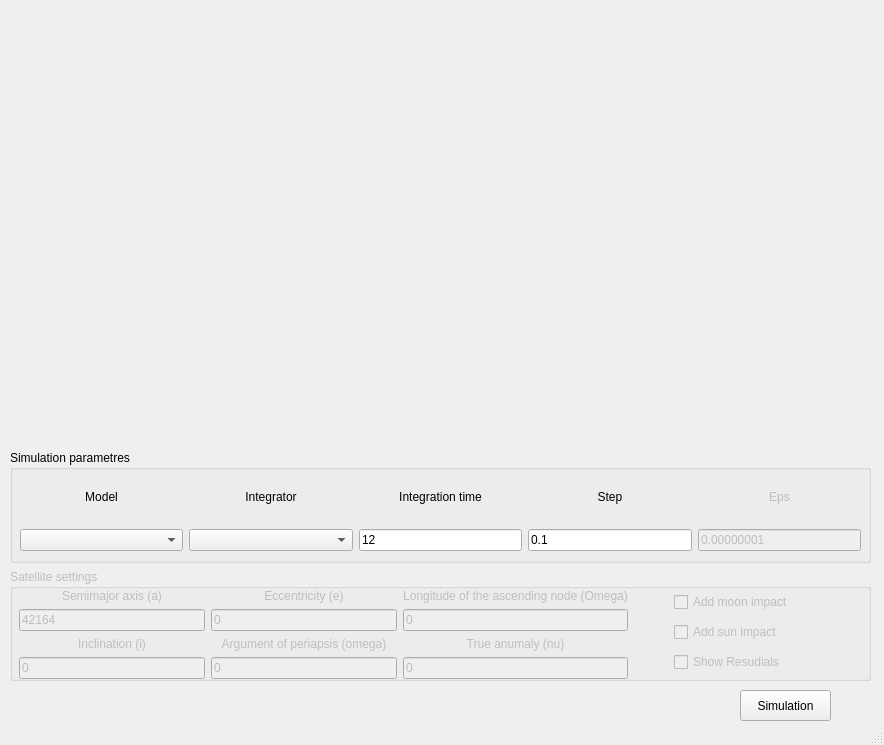
<?xml version="1.0" encoding="UTF-8"?>
<ui version="4.0">
 <class>MainWindow</class>
 <widget class="QMainWindow" name="MainWindow">
  <property name="geometry">
   <rect>
    <x>0</x>
    <y>0</y>
    <width>884</width>
    <height>745</height>
   </rect>
  </property>
  <property name="windowTitle">
   <string>Simulation</string>
  </property>
  <widget class="QWidget" name="centralwidget">
   <widget class="QCustomPlot" name="customPlot" native="true">
    <property name="geometry">
     <rect>
      <x>10</x>
      <y>20</y>
      <width>861</width>
      <height>421</height>
     </rect>
    </property>
   </widget>
   <widget class="QWidget" name="verticalLayoutWidget">
    <property name="geometry">
     <rect>
      <x>10</x>
      <y>450</y>
      <width>861</width>
      <height>231</height>
     </rect>
    </property>
    <layout class="QVBoxLayout" name="verticalLayout">
     <property name="sizeConstraint">
      <enum>QLayout::SetDefaultConstraint</enum>
     </property>
     <item>
      <widget class="QGroupBox" name="simulGB">
       <property name="sizePolicy">
        <sizepolicy hsizetype="Preferred" vsizetype="Preferred">
         <horstretch>0</horstretch>
         <verstretch>0</verstretch>
        </sizepolicy>
       </property>
       <property name="title">
        <string>Simulation parametres</string>
       </property>
       <widget class="QWidget" name="gridLayoutWidget">
        <property name="geometry">
         <rect>
          <x>10</x>
          <y>20</y>
          <width>841</width>
          <height>81</height>
         </rect>
        </property>
        <layout class="QGridLayout" name="gridLayout">
         <item row="0" column="4">
          <widget class="QLabel" name="epsLB">
           <property name="enabled">
            <bool>false</bool>
           </property>
           <property name="text">
            <string>Eps</string>
           </property>
           <property name="alignment">
            <set>Qt::AlignCenter</set>
           </property>
          </widget>
         </item>
         <item row="1" column="2">
          <widget class="QLineEdit" name="timeEdit">
           <property name="sizePolicy">
            <sizepolicy hsizetype="Preferred" vsizetype="Fixed">
             <horstretch>0</horstretch>
             <verstretch>0</verstretch>
            </sizepolicy>
           </property>
           <property name="text">
            <string>12</string>
           </property>
          </widget>
         </item>
         <item row="1" column="4">
          <widget class="QLineEdit" name="epsEdit">
           <property name="enabled">
            <bool>false</bool>
           </property>
           <property name="sizePolicy">
            <sizepolicy hsizetype="Preferred" vsizetype="Fixed">
             <horstretch>0</horstretch>
             <verstretch>0</verstretch>
            </sizepolicy>
           </property>
           <property name="text">
            <string>0.00000001</string>
           </property>
          </widget>
         </item>
         <item row="0" column="0">
          <widget class="QLabel" name="modelLB">
           <property name="text">
            <string>Model</string>
           </property>
           <property name="alignment">
            <set>Qt::AlignCenter</set>
           </property>
          </widget>
         </item>
         <item row="1" column="1">
          <widget class="QComboBox" name="integratCB">
           <property name="editable">
            <bool>false</bool>
           </property>
          </widget>
         </item>
         <item row="0" column="1">
          <widget class="QLabel" name="integratorLB">
           <property name="text">
            <string>Integrator</string>
           </property>
           <property name="alignment">
            <set>Qt::AlignCenter</set>
           </property>
          </widget>
         </item>
         <item row="0" column="3">
          <widget class="QLabel" name="stepLB">
           <property name="text">
            <string>Step</string>
           </property>
           <property name="alignment">
            <set>Qt::AlignCenter</set>
           </property>
          </widget>
         </item>
         <item row="1" column="3">
          <widget class="QLineEdit" name="stepEdit">
           <property name="sizePolicy">
            <sizepolicy hsizetype="Preferred" vsizetype="Fixed">
             <horstretch>0</horstretch>
             <verstretch>0</verstretch>
            </sizepolicy>
           </property>
           <property name="text">
            <string>0.1</string>
           </property>
          </widget>
         </item>
         <item row="0" column="2">
          <widget class="QLabel" name="timeLB">
           <property name="text">
            <string>Integration time</string>
           </property>
           <property name="alignment">
            <set>Qt::AlignCenter</set>
           </property>
          </widget>
         </item>
         <item row="1" column="0">
          <widget class="QComboBox" name="modelCB">
           <property name="editable">
            <bool>false</bool>
           </property>
           <property name="currentText">
            <string/>
           </property>
           <property name="currentIndex">
            <number>-1</number>
           </property>
          </widget>
         </item>
        </layout>
       </widget>
      </widget>
     </item>
     <item>
      <widget class="QGroupBox" name="satGB">
       <property name="enabled">
        <bool>false</bool>
       </property>
       <property name="title">
        <string>Satellite settings</string>
       </property>
       <widget class="QWidget" name="gridLayoutWidget_2">
        <property name="geometry">
         <rect>
          <x>9</x>
          <y>19</y>
          <width>841</width>
          <height>91</height>
         </rect>
        </property>
        <layout class="QGridLayout" name="gridLayout_2">
         <property name="sizeConstraint">
          <enum>QLayout::SetDefaultConstraint</enum>
         </property>
         <item row="3" column="1">
          <widget class="QLineEdit" name="omegaEdit">
           <property name="sizePolicy">
            <sizepolicy hsizetype="Preferred" vsizetype="Preferred">
             <horstretch>0</horstretch>
             <verstretch>0</verstretch>
            </sizepolicy>
           </property>
           <property name="text">
            <string>0</string>
           </property>
          </widget>
         </item>
         <item row="3" column="2">
          <widget class="QLineEdit" name="nuEdit">
           <property name="sizePolicy">
            <sizepolicy hsizetype="Preferred" vsizetype="Preferred">
             <horstretch>0</horstretch>
             <verstretch>0</verstretch>
            </sizepolicy>
           </property>
           <property name="text">
            <string>0</string>
           </property>
          </widget>
         </item>
         <item row="2" column="2">
          <widget class="QLabel" name="label_10">
           <property name="text">
            <string>True anumaly (nu)</string>
           </property>
           <property name="alignment">
            <set>Qt::AlignCenter</set>
           </property>
          </widget>
         </item>
         <item row="1" column="1">
          <widget class="QLineEdit" name="eEdit">
           <property name="sizePolicy">
            <sizepolicy hsizetype="Preferred" vsizetype="Preferred">
             <horstretch>0</horstretch>
             <verstretch>0</verstretch>
            </sizepolicy>
           </property>
           <property name="text">
            <string>0</string>
           </property>
          </widget>
         </item>
         <item row="1" column="0">
          <widget class="QLineEdit" name="aEdit">
           <property name="sizePolicy">
            <sizepolicy hsizetype="Preferred" vsizetype="Preferred">
             <horstretch>0</horstretch>
             <verstretch>0</verstretch>
            </sizepolicy>
           </property>
           <property name="text">
            <string>42164</string>
           </property>
          </widget>
         </item>
         <item row="2" column="1">
          <widget class="QLabel" name="label_9">
           <property name="text">
            <string>Argument of periapsis (omega)</string>
           </property>
           <property name="alignment">
            <set>Qt::AlignCenter</set>
           </property>
          </widget>
         </item>
         <item row="1" column="2">
          <widget class="QLineEdit" name="OmegaEdit">
           <property name="sizePolicy">
            <sizepolicy hsizetype="Preferred" vsizetype="Preferred">
             <horstretch>0</horstretch>
             <verstretch>0</verstretch>
            </sizepolicy>
           </property>
           <property name="text">
            <string>0</string>
           </property>
          </widget>
         </item>
         <item row="0" column="1">
          <widget class="QLabel" name="label_6">
           <property name="text">
            <string>Eccentricity (e)</string>
           </property>
           <property name="alignment">
            <set>Qt::AlignCenter</set>
           </property>
          </widget>
         </item>
         <item row="0" column="0">
          <widget class="QLabel" name="label_5">
           <property name="text">
            <string>Semimajor axis (a)</string>
           </property>
           <property name="alignment">
            <set>Qt::AlignCenter</set>
           </property>
          </widget>
         </item>
         <item row="0" column="4" rowspan="4">
          <layout class="QVBoxLayout" name="verticalLayout_7">
           <item>
            <widget class="QCheckBox" name="moonDecoratorCB">
             <property name="sizePolicy">
              <sizepolicy hsizetype="Minimum" vsizetype="Fixed">
               <horstretch>0</horstretch>
               <verstretch>0</verstretch>
              </sizepolicy>
             </property>
             <property name="layoutDirection">
              <enum>Qt::LeftToRight</enum>
             </property>
             <property name="text">
              <string>Add moon impact</string>
             </property>
            </widget>
           </item>
           <item>
            <widget class="QCheckBox" name="sunDecoratorCB">
             <property name="text">
              <string>Add sun impact</string>
             </property>
            </widget>
           </item>
           <item>
            <widget class="QCheckBox" name="resudialCB">
             <property name="toolTip">
              <string>&lt;html&gt;&lt;head/&gt;&lt;body&gt;&lt;p&gt;Show resudials beetween chosen satellite model and satellite model with earth impact only.&lt;/p&gt;&lt;/body&gt;&lt;/html&gt;</string>
             </property>
             <property name="text">
              <string>Show Resudials</string>
             </property>
            </widget>
           </item>
          </layout>
         </item>
         <item row="2" column="0">
          <widget class="QLabel" name="label_8">
           <property name="text">
            <string>Inclination (i)</string>
           </property>
           <property name="alignment">
            <set>Qt::AlignCenter</set>
           </property>
          </widget>
         </item>
         <item row="1" column="3">
          <spacer name="horizontalSpacer">
           <property name="orientation">
            <enum>Qt::Horizontal</enum>
           </property>
           <property name="sizeType">
            <enum>QSizePolicy::Fixed</enum>
           </property>
           <property name="sizeHint" stdset="0">
            <size>
             <width>40</width>
             <height>20</height>
            </size>
           </property>
          </spacer>
         </item>
         <item row="3" column="0">
          <widget class="QLineEdit" name="iEdit">
           <property name="sizePolicy">
            <sizepolicy hsizetype="Preferred" vsizetype="Preferred">
             <horstretch>0</horstretch>
             <verstretch>0</verstretch>
            </sizepolicy>
           </property>
           <property name="text">
            <string>0</string>
           </property>
          </widget>
         </item>
         <item row="0" column="2">
          <widget class="QLabel" name="label_7">
           <property name="text">
            <string>Longitude of the ascending node (Omega)</string>
           </property>
           <property name="alignment">
            <set>Qt::AlignCenter</set>
           </property>
          </widget>
         </item>
        </layout>
       </widget>
      </widget>
     </item>
    </layout>
   </widget>
   <widget class="QPushButton" name="startSim">
    <property name="enabled">
     <bool>true</bool>
    </property>
    <property name="geometry">
     <rect>
      <x>740</x>
      <y>690</y>
      <width>91</width>
      <height>31</height>
     </rect>
    </property>
    <property name="text">
     <string>Simulation</string>
    </property>
    <property name="checkable">
     <bool>false</bool>
    </property>
   </widget>
  </widget>
  <widget class="QMenuBar" name="menubar">
   <property name="geometry">
    <rect>
     <x>0</x>
     <y>0</y>
     <width>884</width>
     <height>21</height>
    </rect>
   </property>
  </widget>
  <widget class="QStatusBar" name="statusbar"/>
 </widget>
 <customwidgets>
  <customwidget>
   <class>QCustomPlot</class>
   <extends>QWidget</extends>
   <header>qcustomplot.h</header>
   <container>1</container>
  </customwidget>
 </customwidgets>
 <resources/>
 <connections/>
</ui>
